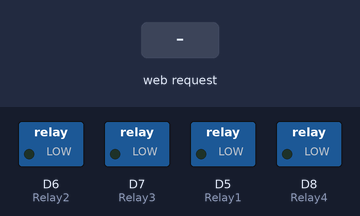
Bench run of a sketch on a simulated ESP8266 (NodeMCU). Parts: switched loads named in the sketch (green lamp = pin HIGH). Inputs (shaded band) come from the test bench. WiFi joins after 1.5 s; servers stay silent unless stated; what the sketch prints to the serial monitor is not drawn.

Above: at 2.7 s.
2.8 s: HTTP request GET /relay1on received
At 3.6 s:
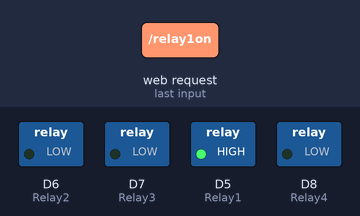
4.3 s: HTTP request GET /relay2on received
At 4.7 s:
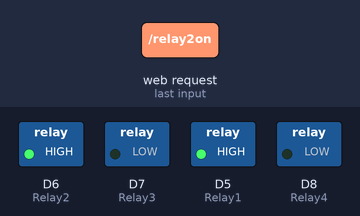
5.8 s: HTTP request GET /relay1off received
At 7.0 s:
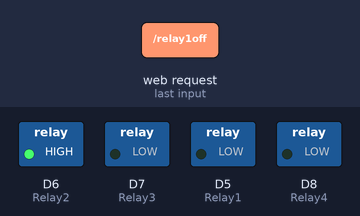
7.3 s: HTTP request GET /relay3on received
At 8.2 s:
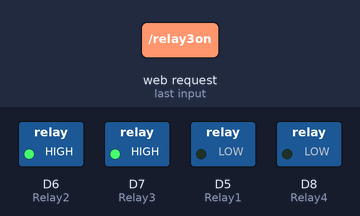
8.8 s: HTTP request GET /relay2off received
At 9.3 s:
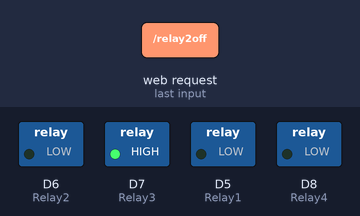
10.3 s: HTTP request GET /relay4on received
At 11.7 s:
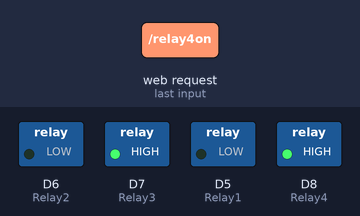
Timing chart, 0 to 12.8 s (numbered marks = the images above; inputs shaded):
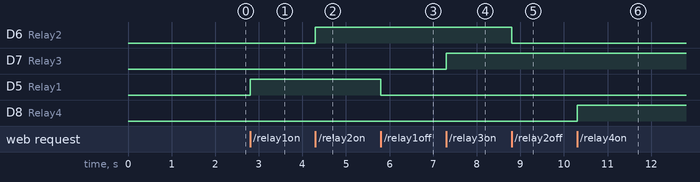

Measured:
- after the input at 2.8 s, D5 (Relay1): LOW → HIGH at once
- after the input at 4.3 s, D6 (Relay2): LOW → HIGH at once
- after the input at 5.8 s, D5 (Relay1): HIGH → LOW at once
- after the input at 7.3 s, D7 (Relay3): LOW → HIGH at once
- after the input at 8.8 s, D6 (Relay2): HIGH → LOW at once
- after the input at 10.3 s, D8 (Relay4): LOW → HIGH at once

The sketch:

Project_3_Kontrol_4_Relay.ino
```cpp
/*************************************
 * Program : Project 3 : Kontrol 4 Lampu
 * Input : -
 * Output : Relay 4 unit.
 * Iot Home Automation 4 Channel
 * SMKN 2 Probolinggo
 * ***********************************/
#include <ESP8266WiFi.h>
const char* ssid = "ssidwifianda"; //ganti dengan ssid jaringan wifi anda
const char* password = "passwordwifianda"; //ganti dengan password jaringan wifi anda
#define Relay1 D5
#define Relay2 D6
#define Relay3 D7
#define Relay4 D8
; //
WiFiServer server(80);

void setup() {
  Serial.begin(115200);
  delay(10);
  pinMode(Relay1, OUTPUT);
  pinMode(Relay2, OUTPUT);
  pinMode(Relay3, OUTPUT);
  pinMode(Relay4, OUTPUT);
  digitalWrite(Relay1, LOW);
  digitalWrite(Relay2, LOW);
  digitalWrite(Relay3, LOW);
  digitalWrite(Relay4, LOW);

  Serial.println();
  Serial.println();
  Serial.print("Terhubung ke ");
  Serial.println(ssid);

  WiFi.begin(ssid, password);
  while (WiFi.status() != WL_CONNECTED) {
    delay(500);
    Serial.print(".");
  }
  Serial.println("");
  Serial.println("WiFi tersambung");

  // Start the server
  server.begin();
  Serial.println("Server dimulai");
  Serial.print("Use this URL to connect: ");
  Serial.print("http://");
  Serial.print(WiFi.localIP());
  Serial.println("/");
}

void loop() {
  WiFiClient client = server.available();
  if (!client) {
    return;
  }
  Serial.println("client baru");
  while(!client.available()){
    delay(1);
  }
  String request = client.readStringUntil('\r');
  Serial.println(request);
  client.flush();
  if (request.indexOf("/relay1on") > 0)  {
    digitalWrite(Relay1, HIGH);
  }
  if (request.indexOf("/relay1off") >0)  {
    digitalWrite(Relay1, LOW);
  }

   if (request.indexOf("/relay2on") > 0)  {
    digitalWrite(Relay2, HIGH);

  }
  if (request.indexOf("/relay2off") >0)  {
    digitalWrite(Relay2, LOW);

  }
    if (request.indexOf("/relay3on") >0)  {
    digitalWrite(Relay3, HIGH);

  }
  if (request.indexOf("/relay3off") > 0)  {
    digitalWrite(Relay3, LOW);

  }
   if (request.indexOf("/relay4on") > 0)  {
    digitalWrite(Relay4, HIGH);

  }
  if (request.indexOf("/relay4off") > 0)  {
    digitalWrite(Relay4, LOW);

  }

  client.println("HTTP/1.1 200 OK");
  client.println("Content-Type: text/html");
  client.println(""); //  do not forget this one
  client.println("<!DOCTYPE HTML>");
  client.println("<html>");
  client.println("<head>");
  client.println("<meta name='apple-mobile-web-app-capable' content='yes' />");
  client.println("<meta name='apple-mobile-web-app-status-bar-style' content='black-translucent' />");
  client.println("</head>");
  client.println("<body bgcolor = \"#f7e6ec\">");
  client.println("<hr/><hr>");
  client.println("<h4><center> IoT Home Automation : Kontrol 4 Lampu  </center></h4>");
  client.println("<h4><center> SMKN 2 Probolinggo  </center></h4>");
  client.println("<hr/><hr>");
  client.println("<br><br>");
  client.println("<br><br>");
  client.println("<center>");
  client.println("Lampu 1");
  client.println("<a href=\"/relay1on\"\"><button>Nyalakan </button></a>");
  client.println("<a href=\"/relay1off\"\"><button>Matikan </button></a><br />");
  client.println("</center>");
  client.println("<br><br>");
  client.println("<center>");
  client.println("Lampu 2");
  client.println("<a href=\"/relay2on\"\"><button>Nyalakan </button></a>");
  client.println("<a href=\"/relay2off\"\"><button>Matikan </button></a><br />");
  client.println("</center>");
  client.println("<br><br>");
  client.println("<center>");
  client.println("Lampu 3");
  client.println("<a href=\"/relay3on\"\"><button>Nyalakan </button></a>");
  client.println("<a href=\"/relay3off\"\"><button>Matikan </button></a><br />");
  client.println("</center>");
  client.println("<br><br>");
  client.println("<center>");
  client.println("Lampu 4");
  client.println("<a href=\"/relay4on\"\"><button>Nyalakan </button></a>");
  client.println("<a href=\"/relay4off\"\"><button>Matikan </button></a><br />");
  client.println("</center>");
  client.println("<br><br>");
  client.println("<center>");
  client.println("<table border=\"5\">");
  client.println("<tr>");
  //=====================
  if (digitalRead(Relay1))
         {
           client.print("<td>Lampu 1 = ON</td>");
         }
  else
          {
            client.print("<td>Lampu 1 = OFF</td>");
          }
  client.println("<br />");
  //======================
  if (digitalRead(Relay2))
          {
           client.print("<td>Lampu 2 = ON</td>");
          }
  else
          {
            client.print("<td>Lampu 2 = OFF</td>");
          }
  client.println("</tr>");
  //=======================
  client.println("<tr>");

  if (digitalRead(Relay3))
          {
           client.print("<td>Lampu 3 = ON</td>");
          }
  else
          {
            client.print("<td>Lampu 3 = OFF</td>");
          }
  if (digitalRead(Relay4))
          {
           client.print("<td>Lampu 4 = ON</td>");
          }
  else
          {
            client.print("<td>Lampu 4 = OFF</td>");
          }
  client.println("</tr>");
  client.println("</table>");
  client.println("</center>");
  client.println("</html>");
  delay(1);
  Serial.println("Client terputus");
  Serial.println("");
}
```
